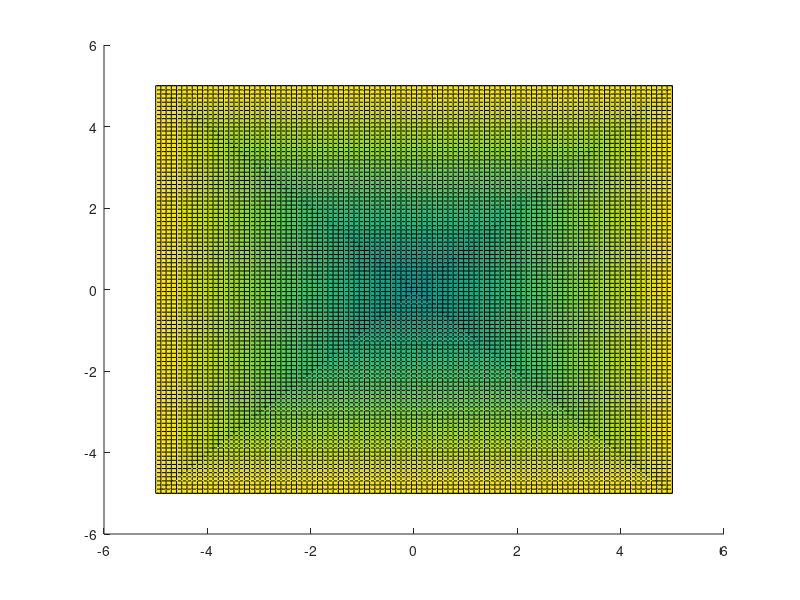

MATLAB code to generate this figure: (Note: this script raises an error after producing the figure.)

Alt_Cam = 2.6;
Raio_Ar = 3;
Cam_theta = atan2(Raio_Ar,Alt_Cam);
d = sqrt((Alt_Cam^2)+(Raio_Ar ^2));

theta = 30;

m = (-log(2))/log(cos(deg2rad(theta/2)));

N=4;
Dim = 100;

x = linspace(-5,5,Dim);
y = linspace(-5,5,Dim);

plane = zeros(N, Dim, Dim);

p0 = 0.03; %sqrt(2/(m+3))*d;

beta = 4.5*pi/18;


%%
%% Create Planes
for n=1:N
    theta = 2*pi*n/N;
    z = p0/tan(beta);
    vec = [p0*cos(theta); p0*sin(theta); z];
    point =  [p0*cos(theta); p0*sin(theta); 0];
    D = vec(1)*point(1)+vec(2)*point(2)+vec(3)*point(3);
    for i=1:Dim
        for j=1:Dim
            plane(n,i,j) = (-D -vec(1)*x(i) -vec(2)*y(j))/vec(3);  
        end
    end
end

%% Plot Planes
figure(1)
hold on
z = zeros(Dim, Dim);
for n = 1:N
    z(:,:)= plane(n,:,:);
    surface(x,y,z)
end
hold off

%% Calculate iluminance intensity

E0 = 1;
Ev = zeros(Dim,Dim);
e =  zeros(Dim,Dim);

p = d*tan(beta)+p0;

for n=1:N
    for i=1:Dim
        for j=1:Dim
            E = ((plane(n,i,j)+d)^m)*E0*(((x(i)+p*cos(2*pi*n/N))^2)+((y(j)+p*sin(2*pi*n/N))^2)+(plane(n,i,j)+d)^2)^(-(m+2)/2);
            Ev(i,j) = E;
            E=0;
        end
    end
    
    e = [e Ev];
end

% Normalização
e = real(e(:,Dim:(N+1)*Dim-1));
e=e/max(e,[],'all');
Ev = zeros(Dim,Dim);

%Plot
figure(3)
hold on
for n=1:N  
    Ev= Ev  + (e(:,n+(n-1)*(Dim-1):(n+(Dim-1))+(n-1)*(Dim-1)));
    contour(x,y,(e(:,n+(n-1)*(Dim-1):(n+(Dim-1))+(n-1)*(Dim-1))))
end        
hold off

figure(4)
contour(x,y,Ev)

figure(5)
surf(x,y,Ev)

%% Arena

% Plano 

xv = 0; yv = 0; zv = 1;
xp = 1; yp = 0; zp = 0;

rotv = [cos(Cam_theta) 0 sin(Cam_theta);0 1 0 ; -sin(Cam_theta) 0 cos(Cam_theta)]*[xv; yv; zv];
rotp = [cos(Cam_theta) 0 sin(Cam_theta);0 1 0 ; -sin(Cam_theta) 0 cos(Cam_theta)]*[xp; yp; zp]; 

D = -(rotv(1)*rotp(1)+rotv(2)*rotp(2)+rotv(3)*rotp(3));

zp = zeros(Dim,Dim);

for j=1:Dim
    for i=1:Dim  
        zp(i,j) = -(D + rotv(1)*x(i)+rotv(2)*y(j)) /rotv(3);   
    end
end

% Apenas somar a distancia "d" etá errado porque D em cima do zero, é
% necessario rever os calculos.

surface(x,y,zp);

for i=1:Dim
     for j=1:Dim
            Ev(i,j) = Ev(i,j)/zp(i,j);
      end
end

figure(6)
surf(x,y,Ev)

